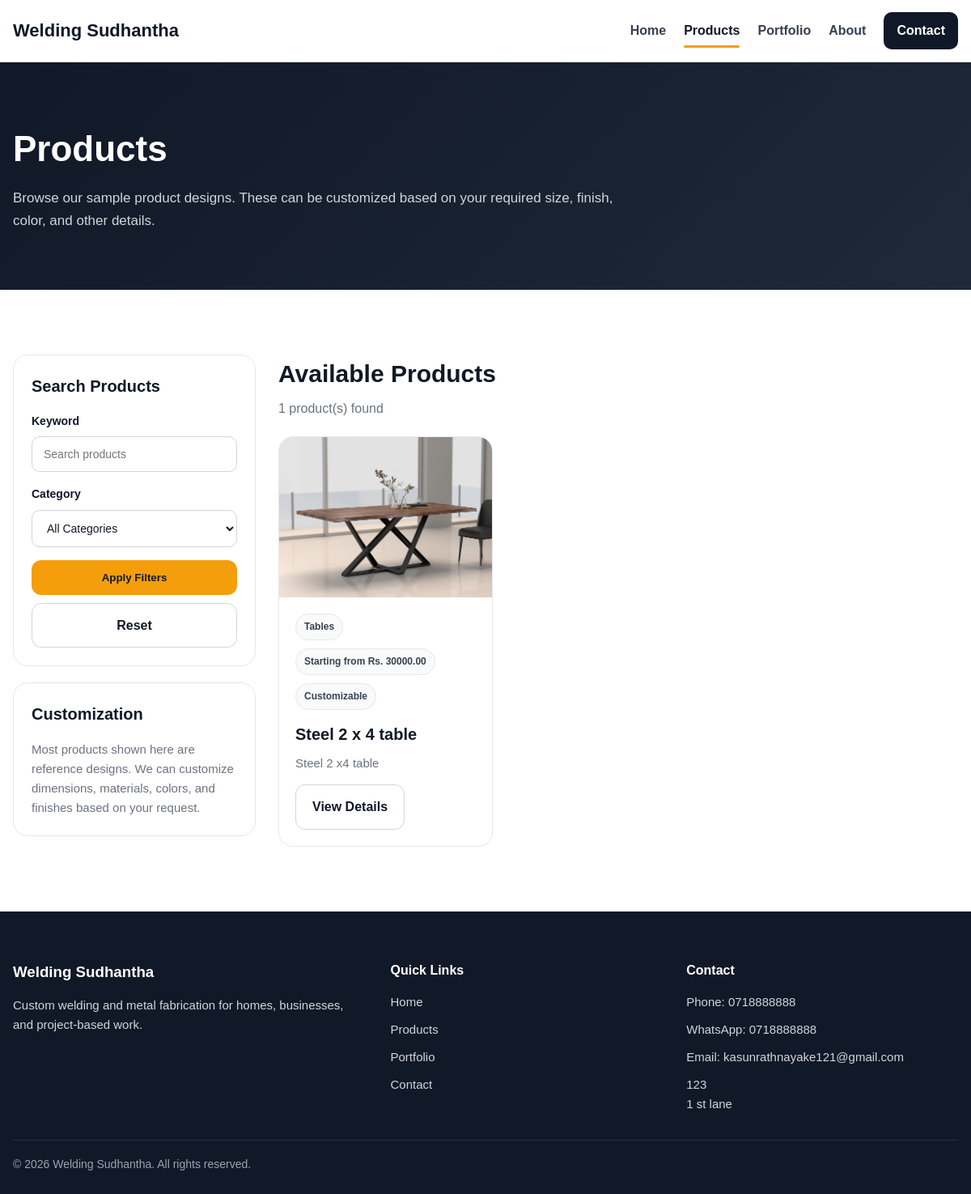
The page /products.php on the database as committed earlier.
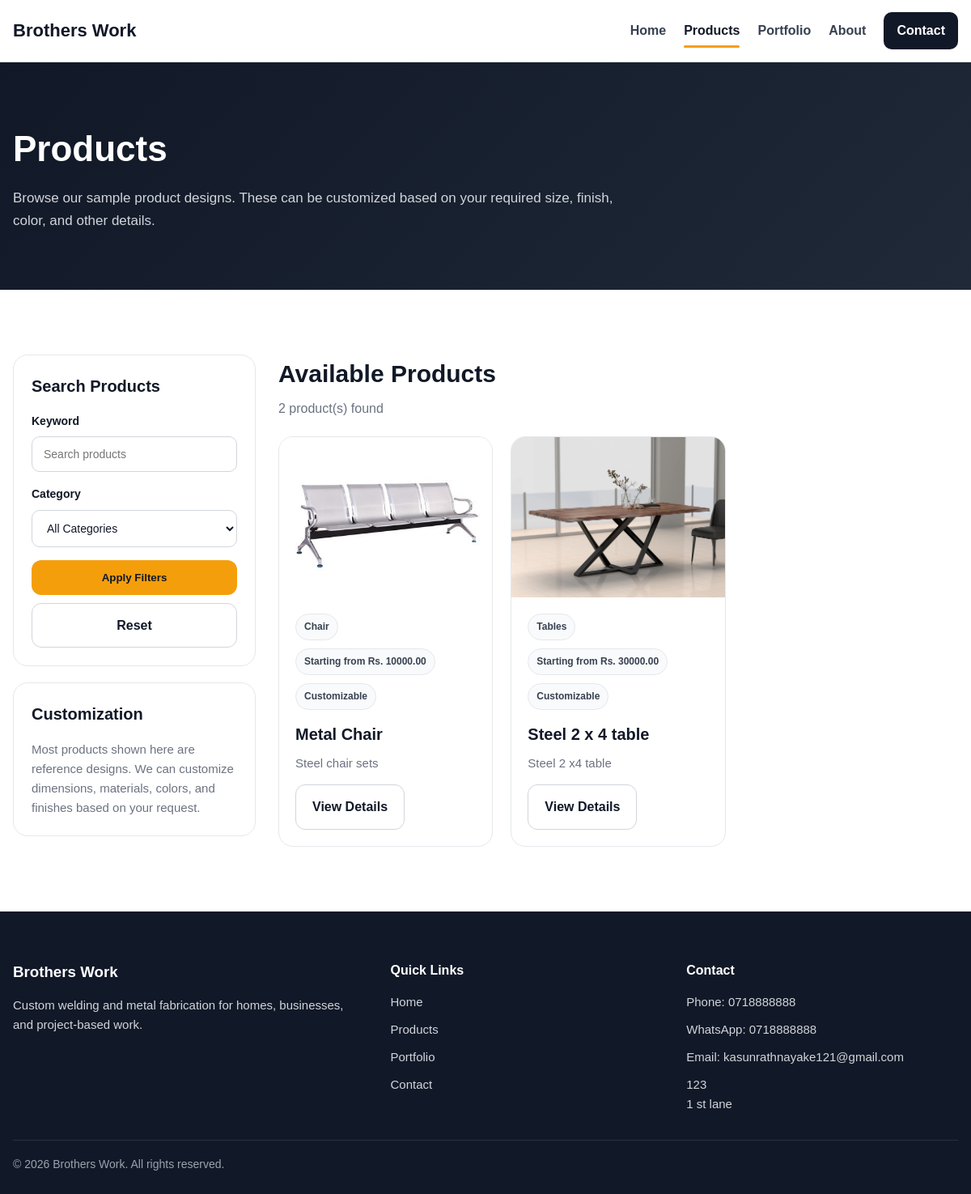
The same page on the database as committed later.
### tables this page shows
CREATE TABLE `site_settings` (
  `id` int NOT NULL,
  `site_name` varchar(200) NOT NULL,
  `phone` varchar(50) DEFAULT NULL,
  `whatsapp` varchar(50) DEFAULT NULL,
  `email` varchar(150) DEFAULT NULL,
  `address` text,
  `hero_title` varchar(255) DEFAULT NULL,
  `hero_subtitle` text
);

CREATE TABLE `products` (
  `id` int NOT NULL,
  `category_id` int NOT NULL,
  `name` varchar(200) NOT NULL,
  `slug` varchar(220) NOT NULL,
  `short_description` text,
  `full_description` text,
  `price_text` varchar(150) DEFAULT NULL,
  `available_colors` text,
  `is_customizable` tinyint(1) DEFAULT '1',
  `is_featured` tinyint(1) DEFAULT '0',
  `status` tinyint(1) DEFAULT '1',
  `created_at` timestamp NULL DEFAULT CURRENT_TIMESTAMP
);

CREATE TABLE `categories` (
  `id` int NOT NULL,
  `name` varchar(150) NOT NULL,
  `slug` varchar(180) NOT NULL,
  `description` text,
  `status` tinyint(1) DEFAULT '1',
  `created_at` timestamp NULL DEFAULT CURRENT_TIMESTAMP
);

### includes/functions.php (called while the page is built, shortened)
<?php
function e($value): string
{
    return htmlspecialchars((string)($value ?? ''), ENT_QUOTES, 'UTF-8');
}
function get_site_settings(PDO $pdo): array
{
    $stmt = $pdo->query("SELECT * FROM site_settings ORDER BY id ASC LIMIT 1");
    $settings = $stmt->fetch();
    return $settings ?: [
        'site_name' => 'Welding Company',
        'phone' => '',
        'whatsapp' => '',
        'email' => '',
        'address' => '',
        'hero_title' => 'Custom Welding & Metal Fabrication',
        'hero_subtitle' => 'We build metal products and custom fabrication work for homes, businesses, and projects.'
    ];
}
function get_public_products(PDO $pdo, string $search = '', int $categoryId = 0): array
{
    $sql = "
        SELECT p.*, c.name AS category_name,
               (
                   SELECT pi.image_path
                   FROM product_images pi
                   WHERE pi.product_id = p.id
                   ORDER BY pi.sort_order ASC, pi.id ASC
                   LIMIT 1
               ) AS primary_image
        FROM products p
        INNER JOIN categories c ON c.id = p.category_id
        WHERE p.status = 1
          AND c.status = 1
    ";
    $params = [];
    $sql .= " ORDER BY p.is_featured DESC, p.id DESC ";
    $stmt = $pdo->prepare($sql);
    $stmt->execute($params);
    return $stmt->fetchAll();
}

### products.php (the view, shortened to what the changed rows need)
<?php
require_once __DIR__ . '/includes/db.php';
require_once __DIR__ . '/includes/functions.php';
$siteSettings = get_site_settings($pdo);
$search = trim($_GET['search'] ?? '');
$categoryId = isset($_GET['category']) ? (int)$_GET['category'] : 0;
$products = get_public_products($pdo, $search, $categoryId);
$frontendCssFiles = ['products.css'];
require_once __DIR__ . '/includes/frontend-header.php';
?>
<section class="page-hero">
    <div class="container">
        <div class="page-hero-content">
            <h1>Products</h1>
        </div>
    </div>
</section>
<section class="section">
    <div class="container">
        <div class="products-layout">
            <div class="products-content">
                <div class="products-toolbar">
                    <div>
                        <h2>Available Products</h2>
                        <p><?php echo count($products); ?> product(s) found</p>
                    </div>
                </div>
                <?php if (!empty($products)): ?>
                    <div class="card-grid">
                        <?php foreach ($products as $product): ?>
                            <article class="common-card">
                                <div class="common-card-image">
                                    <?php if (!empty($product['primary_image'])): ?>
                                        <img src="<?php echo UPLOADS_URL . 'products/' . e($product['primary_image']); ?>" alt="<?php echo e($product['name']); ?>">
                                    <?php else: ?>
                                        <div class="image-fallback">No Image</div>
                                    <?php endif; ?>
                                </div>
                                <div class="common-card-body">
                                    <div class="common-meta">
                                        <span><?php echo e($product['category_name']); ?></span>
                                        <?php if (!empty($product['price_text'])): ?>
                                            <span><?php echo e($product['price_text']); ?></span>
                                        <?php endif; ?>
                                        <?php if ((int)$product['is_customizable'] === 1): ?>
                                            <span>Customizable</span>
                                        <?php endif; ?>
                                    </div>
                                    <h3><?php echo e($product['name']); ?></h3>
                                    <p>
                                        <?php echo e($product['short_description'] ?: 'Custom metal product available on request.'); ?>
                                    </p>
                                    <a href="<?php echo BASE_URL; ?>product.php?slug=<?php echo urlencode($product['slug']); ?>" class="btn btn-outline">
                                        View Details
                                    </a>
                                </div>
                            </article>
                        <?php endforeach; ?>
                    </div>
                <?php else: ?>
                    <div class="empty-public-state">
                        <p>No products found for the selected filters.</p>
                    </div>
                <?php endif; ?>
            </div>
        </div>
    </div>
</section>
<?php require_once __DIR__ . '/includes/frontend-footer.php'; ?>

### includes/frontend-header.php (shortened to what the changed rows need)
<?php
$frontendCssFiles = $frontendCssFiles ?? [];
$currentPage = basename($_SERVER['PHP_SELF']);
$isHome = $currentPage === 'index.php';
$isProducts = in_array($currentPage, ['products.php', 'product.php'], true);
$isPortfolio = in_array($currentPage, ['portfolio.php', 'portfolio-item.php'], true);
$isAbout = $currentPage === 'about.php';
$isContact = $currentPage === 'contact.php';
?>
<!DOCTYPE html>
<html lang="en">
<head>
    <link rel="stylesheet" href="<?php echo ASSETS_URL; ?>css/frontend/shared.css">
    <?php foreach ($frontendCssFiles as $cssFile): ?>
        <link rel="stylesheet" href="<?php echo ASSETS_URL . 'css/frontend/' . e($cssFile); ?>">
    <?php endforeach; ?>
</head>
<body>
<header class="site-header">
    <div class="container header-inner">
        <a href="<?php echo BASE_URL; ?>" class="site-logo">
            <?php echo e($siteSettings['site_name'] ?: 'Welding Company'); ?>
        </a>
        <nav class="site-nav" id="siteNav">
            <a href="<?php echo BASE_URL; ?>" class="<?php echo $isHome ? 'active' : ''; ?>">Home</a>
            <a href="<?php echo BASE_URL; ?>products.php" class="<?php echo $isProducts ? 'active' : ''; ?>">Products</a>
            <a href="<?php echo BASE_URL; ?>portfolio.php" class="<?php echo $isPortfolio ? 'active' : ''; ?>">Portfolio</a>
            <a href="<?php echo BASE_URL; ?>about.php" class="<?php echo $isAbout ? 'active' : ''; ?>">About</a>
            <a href="<?php echo BASE_URL; ?>contact.php" class="nav-cta <?php echo $isContact ? 'active-cta' : ''; ?>">Contact</a>
        </nav>
    </div>
</header>

### includes/frontend-footer.php (shortened to what the changed rows need)
<footer class="site-footer">
    <div class="container footer-grid">
        <div class="footer-block">
            <h3><?php echo e($siteSettings['site_name'] ?: 'Welding Company'); ?></h3>
            <p>
                Custom welding and metal fabrication for homes, businesses, and project-based work.
            </p>
        </div>
        <div class="footer-block">
            <ul>
                <?php if (!empty($siteSettings['phone'])): ?>
                    <li>Phone: <?php echo e($siteSettings['phone']); ?></li>
                <?php endif; ?>
                <?php if (!empty($siteSettings['whatsapp'])): ?>
                    <li>WhatsApp: <?php echo e($siteSettings['whatsapp']); ?></li>
                <?php endif; ?>
                <?php if (!empty($siteSettings['email'])): ?>
                    <li>Email: <?php echo e($siteSettings['email']); ?></li>
                <?php endif; ?>
                <?php if (!empty($siteSettings['address'])): ?>
                    <li><?php echo nl2br(e($siteSettings['address'])); ?></li>
                <?php endif; ?>
            </ul>
        </div>
    </div>
    <div class="container footer-bottom">
        <p>&copy; <?php echo date('Y'); ?> <?php echo e($siteSettings['site_name'] ?: 'Welding Company'); ?>. All rights reserved.</p>
    </div>
</footer>
</body>
</html>

Rows that differ between the two databases and show on the page:
changed site_settings "kasunrathnayake121@gmail.com": site_name "Welding Sudhantha" → "Brothers Work"
added products: shows a picture, category.name "Chair", price_text "Starting from Rs. 10000.00", is_customizable "Customizable", name "Metal Chair", short_description "Steel chair sets"
Other text that changed with them:
count($products): "1" → "2"
